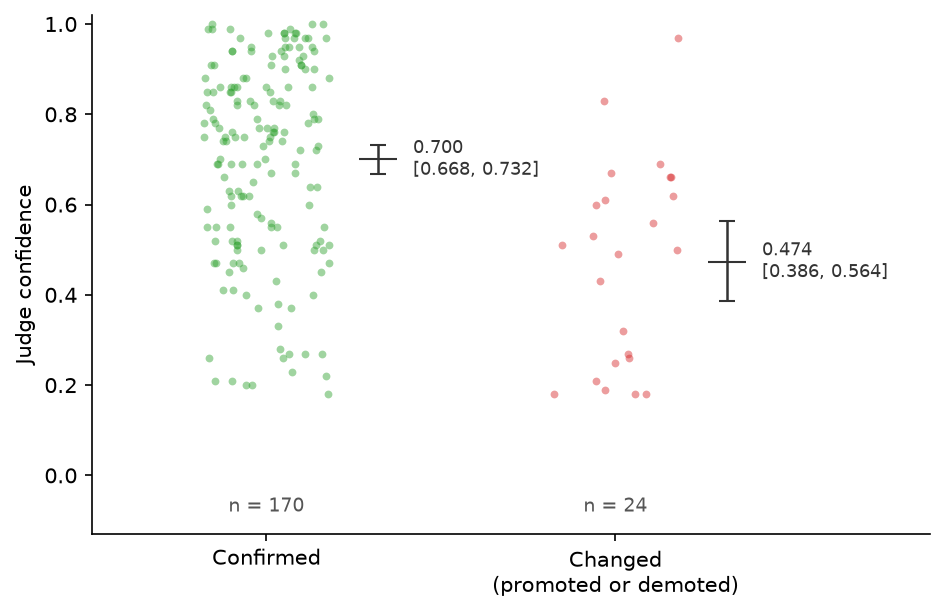

Source code (Python):
"""Figure: tier judge confidence, confirmed vs. changed proposals.

Data source: docs/evidence/coder-log-aggregate.json (judge_confidence), produced
by scripts/coder-stats.sh from the coder-log JSONL (stage "tier" lines).
Means with bootstrap 95% CIs (10,000 resamples, seed 42); jitter seeded.
Regenerate: python3 figures/fig-judge-confidence.py  (requires matplotlib)
"""
import json
import random
import statistics

import matplotlib

matplotlib.use("Agg")
import matplotlib.pyplot as plt

with open("docs/evidence/coder-log-aggregate.json") as f:
    conf = json.load(f)["judge_confidence"]

GROUPS = [("Confirmed", conf["confirmed"], "#2ca02c"),
          ("Changed\n(promoted or demoted)", conf["changed"], "#d62728")]


def bootstrap_ci(values, rng, n=10_000):
    """Percentile 95% CI of the mean."""
    means = sorted(statistics.fmean(rng.choices(values, k=len(values)))
                   for _ in range(n))
    return means[int(0.025 * n)], means[int(0.975 * n) - 1]


rng = random.Random(42)
fig, ax = plt.subplots(figsize=(6.4, 4.2))

for x, (label, values, color) in enumerate(GROUPS):
    xs = [x + rng.uniform(-0.18, 0.18) for _ in values]
    ax.scatter(xs, values, s=14, alpha=0.45, color=color, linewidths=0)
    mean = statistics.fmean(values)
    lo, hi = bootstrap_ci(values, rng)
    ax.errorbar(x + 0.32, mean, yerr=[[mean - lo], [hi - mean]], fmt="_",
                markersize=18, color="#333333", capsize=4, linewidth=1.2)
    ax.text(x + 0.42, mean, f"{mean:.3f}\n[{lo:.3f}, {hi:.3f}]",
            va="center", fontsize=8.5, color="#333333")
    ax.text(x, -0.08, f"n = {len(values)}", ha="center", fontsize=9,
            color="#555555")

ax.set_xticks(range(len(GROUPS)), [g[0] for g in GROUPS])
ax.set_xlim(-0.5, len(GROUPS) - 0.1)
ax.set_ylim(-0.13, 1.02)
ax.set_ylabel("Judge confidence", fontsize=10)
ax.spines[["top", "right"]].set_visible(False)

plt.tight_layout()
plt.savefig("figures/fig-judge-confidence.png", dpi=150, bbox_inches="tight")
print("Saved figures/fig-judge-confidence.png")
